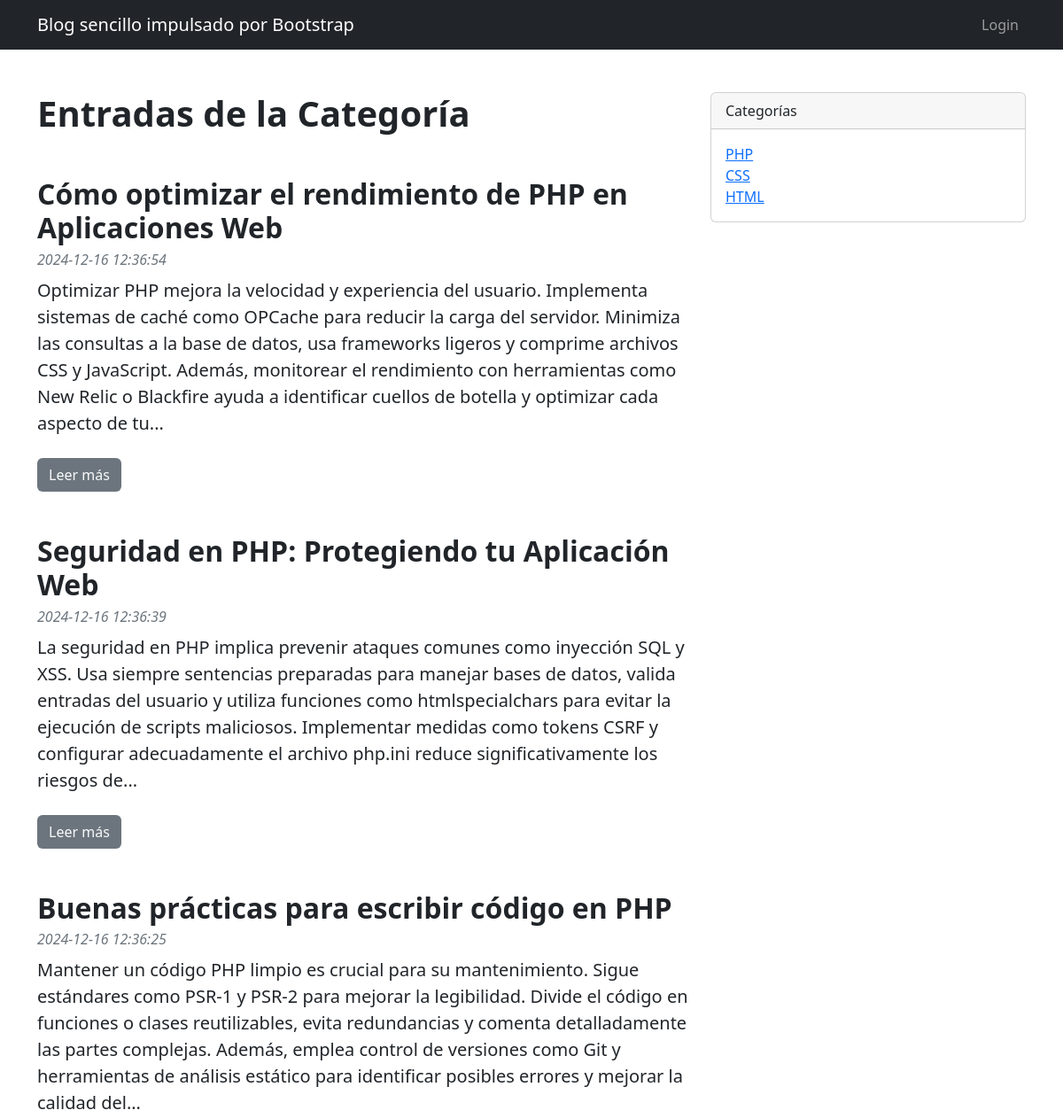
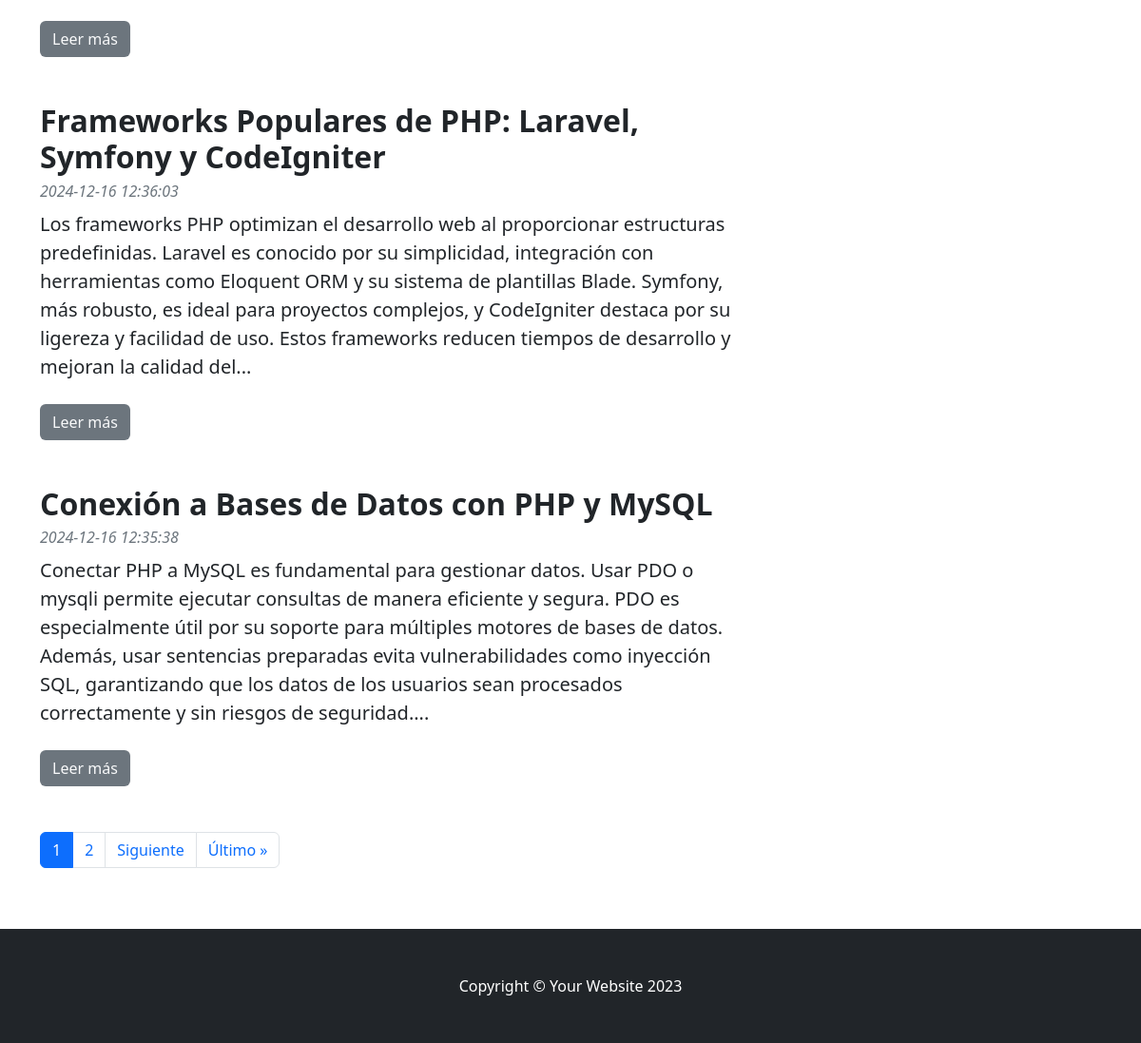
The page /categoria.php?id_categoria=1 on the database its author committed (2 pictures, top to bottom).
### tables this page shows
CREATE TABLE IF NOT EXISTS `entrada` (
  `id_entrada` int NOT NULL AUTO_INCREMENT,
  `id_usuario` int NOT NULL,
  `titulo_entrada` varchar(100) NOT NULL,
  `contenido_entrada` text NOT NULL,
  `fecha_publicacion_entrada` datetime NOT NULL DEFAULT CURRENT_TIMESTAMP,
  PRIMARY KEY (`id_entrada`),
  KEY `fk_usuario_entrada` (`id_usuario`)
);

CREATE TABLE IF NOT EXISTS `categoria` (
  `id_categoria` int NOT NULL AUTO_INCREMENT,
  `nombre_categoria` varchar(50) NOT NULL,
  `descripcion_categoria` varchar(150) NOT NULL,
  PRIMARY KEY (`id_categoria`)
);

### funciones.php (called while the page is built)
<?php
function recortarTexto($texto, $longitud = 400)
{
    $texto = $texto . " ";
    $texto = substr($texto, 0, $longitud);
    $texto = substr($texto, 0, strrpos($texto, " "));
    $texto = $texto . "...";
    return $texto;
}
?>

### categoria.php (the view, shortened to what this page needs)
<?php include('includes/header.php'); ?>
<div class="container mt-5 mb-5">
    <div class="row">
        <div class="col-lg-8">
            <article>
                <?php
                if (isset($_GET['id_categoria'])) {
                    $id_categoria = (int) $_GET['id_categoria'];
                } else {
                    echo "Categoría no encontrada.";
                    exit;
                }
                $entradas_por_pagina = 5;
                $pagina_actual = isset($_GET['pagina']) ? (int) $_GET['pagina'] : 1;
                $pagina_actual = $pagina_actual < 1 ? 1 : $pagina_actual;
                $inicio = ($pagina_actual - 1) * $entradas_por_pagina;
                $sql = "SELECT e.*
                        FROM entrada e
                        JOIN entrada_categoria ec ON e.id_entrada = ec.id_entrada
                        WHERE ec.id_categoria = :id_categoria
                        ORDER BY e.fecha_publicacion_entrada DESC
                        LIMIT :limite OFFSET :offset";
                $resultado = $conn->prepare($sql);
                $resultado->bindParam(':id_categoria', $id_categoria, PDO::PARAM_INT);
                $resultado->bindParam(':limite', $entradas_por_pagina, PDO::PARAM_INT);
                $resultado->bindParam(':offset', $inicio, PDO::PARAM_INT);
                $resultado->execute();
                $entradas = $resultado->fetchAll(PDO::FETCH_ASSOC);
                $sql_total = "SELECT COUNT(*)
                              FROM entrada e
                              JOIN entrada_categoria ec ON e.id_entrada = ec.id_entrada
                              WHERE ec.id_categoria = :id_categoria";
                $resultado_total = $conn->prepare($sql_total);
                $resultado_total->execute([':id_categoria' => $id_categoria]);
                $total_entradas = $resultado_total->fetchColumn();
                $total_paginas = ceil($total_entradas / $entradas_por_pagina);
                ?>
                <header class="mb-4">
                    <h1 class="fw-bolder mb-1">Entradas de la Categoría</h1>
                </header>
                <?php foreach ($entradas as $datos): ?>
                    <h2 class="fw-bolder mb-1 mt-5"><?php echo htmlspecialchars($datos['titulo_entrada']); ?></h2>
                    <div class="text-muted fst-italic mb-2">
                        <?php echo htmlspecialchars($datos['fecha_publicacion_entrada']); ?>
                    </div>
                    <section class="mb-5">
                        <p class="fs-5 mb-4"><?php echo recortarTexto($datos['contenido_entrada']); ?></p>
                        <a class="btn bg-secondary text-decoration-none link-light"
                            href="post.php?id_entrada=<?php echo $datos['id_entrada'] ?>">Leer más</a>
                    </section>
                <?php endforeach; ?>
                <div class="pagination">
                    <ul class="pagination justify-content-center">
                        <?php for ($i = 1; $i <= $total_paginas; $i++): ?>
                            <li class="page-item <?php echo $i == $pagina_actual ? 'active' : ''; ?>">
                                <a class="page-link"
                                    href="?id_categoria=<?php echo $id_categoria; ?>&pagina=<?php echo $i; ?>"><?php echo $i; ?></a>
                            </li>
                        <?php endfor; ?>
                        <?php if ($pagina_actual < $total_paginas): ?>
                            <li class="page-item">
                                <a class="page-link"
                                    href="?id_categoria=<?php echo $id_categoria; ?>&pagina=<?php echo $pagina_actual + 1; ?>">Siguiente</a>
                            </li>
                            <li class="page-item">
                                <a class="page-link"
                                    href="?id_categoria=<?php echo $id_categoria; ?>&pagina=<?php echo $total_paginas; ?>">Último
                                    &raquo;</a>
                            </li>
                        <?php endif; ?>
                    </ul>
                </div>
            </article>
        </div>
        <?php include('includes/aside.php'); ?>
    </div>
</div>
<?php include('includes/footer.php') ?>
</body>
</html>

### includes/aside.php (shortened to what this page needs)
<?php
$sql = "SELECT nombre_categoria, id_categoria FROM categoria";
$resultado = $conn->query($sql);
$categorias = $resultado->fetchAll(PDO::FETCH_ASSOC);
?>
<div class="col-lg-4">
    <div class="card mb-4">
        <div class="card-header">Categorías</div>
        <div class="card-body">
            <div class="row">
                <div class="col-sm-6">
                    <?php foreach ($categorias as $categoria): ?>
                        <ul class="list-unstyled mb-0">
                            <li>
                                <a href="categoria.php?id_categoria=<?php echo $categoria['id_categoria'] ?>">
                                    <?php echo htmlspecialchars($categoria['nombre_categoria']); ?>
                                </a>
                            </li>
                        </ul>
                    <?php endforeach; ?>
                </div>
            </div>
        </div>
    </div>
</div>

### rows shown on the page
entrada: titulo_entrada "Cómo optimizar el rendimiento de PHP en Aplicaciones Web", fecha_publicacion_entrada "2024-12-16 12:36:54", contenido_entrada "Optimizar PHP mejora la velocidad y experiencia del usuario. Implementa sistemas de caché como OPCache para reducir la carga del servidor. Minimiza las consultas a la base de datos, usa frameworks ligeros y comprime archivos CSS y JavaScript. Además, monitorear el rendimiento con herramientas como New Relic o Blackfire ayuda a identificar cuellos de botella y optimizar cada aspecto de tu..."
entrada: titulo_entrada "Seguridad en PHP: Protegiendo tu Aplicación Web", fecha_publicacion_entrada "2024-12-16 12:36:39", contenido_entrada "La seguridad en PHP implica prevenir ataques comunes como inyección SQL y XSS. Usa siempre sentencias preparadas para manejar bases de datos, valida entradas del usuario y utiliza funciones como htmlspecialchars para evitar la ejecución de scripts maliciosos. Implementar medidas como tokens CSRF y configurar adecuadamente el archivo php.ini reduce significativamente los riesgos de..."
entrada: titulo_entrada "Buenas prácticas para escribir código en PHP", fecha_publicacion_entrada "2024-12-16 12:36:25", contenido_entrada "Mantener un código PHP limpio es crucial para su mantenimiento. Sigue estándares como PSR-1 y PSR-2 para mejorar la legibilidad. Divide el código en funciones o clases reutilizables, evita redundancias y comenta detalladamente las partes complejas. Además, emplea control de versiones como Git y herramientas de análisis estático para identificar posibles errores y mejorar la calidad del..."
entrada: titulo_entrada "Frameworks Populares de PHP: Laravel, Symfony y CodeIgniter", fecha_publicacion_entrada "2024-12-16 12:36:03", contenido_entrada "Los frameworks PHP optimizan el desarrollo web al proporcionar estructuras predefinidas. Laravel es conocido por su simplicidad, integración con herramientas como Eloquent ORM y su sistema de plantillas Blade. Symfony, más robusto, es ideal para proyectos complejos, y CodeIgniter destaca por su ligereza y facilidad de uso. Estos frameworks reducen tiempos de desarrollo y mejoran la calidad del..."
entrada: titulo_entrada "Conexión a Bases de Datos con PHP y MySQL", fecha_publicacion_entrada "2024-12-16 12:35:38", contenido_entrada "Conectar PHP a MySQL es fundamental para gestionar datos. Usar PDO o mysqli permite ejecutar consultas de manera eficiente y segura. PDO es especialmente útil por su soporte para múltiples motores de bases de datos. Además, usar sentencias preparadas evita vulnerabilidades como inyección SQL, garantizando que los datos de los usuarios sean procesados correctamente y sin riesgos de seguridad...."
categoria: nombre_categoria "PHP"
categoria: nombre_categoria "CSS"
categoria: nombre_categoria "HTML"
